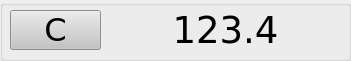
  <widget class="QGroupBox" name="groupBox_6">
   <property name="geometry">
    <rect>
     <x>0</x>
     <y>412</y>
     <width>351</width>
     <height>61</height>
    </rect>
   </property>
   <property name="font">
    <font>
     <family>DejaVu Sans</family>
     <pointsize>8</pointsize>
     <weight>50</weight>
     <italic>false</italic>
     <bold>false</bold>
    </font>
   </property>
   <property name="styleSheet">
    <string notr="true"/>
   </property>
   <property name="title">
    <string/>
   </property>
   <property name="PasswordLevel" stdset="0">
    <number>0</number>
   </property>
   <property name="Hide" stdset="0">
    <bool>true</bool>
   </property>
   <widget class="QHmiLabel" name="qHmiLabel_22">
    <property name="geometry">
     <rect>
      <x>120</x>
      <y>10</y>
      <width>211</width>
      <height>40</height>
     </rect>
    </property>
    <property name="font">
     <font>
      <family>DejaVu Sans</family>
      <pointsize>28</pointsize>
      <weight>50</weight>
      <italic>false</italic>
      <bold>false</bold>
     </font>
    </property>
    <property name="styleSheet">
     <string notr="true">font: 28pt &quot;DejaVu Sans&quot;;
color: rgb(0, 0, 0);</string>
    </property>
    <property name="text">
     <string>123.4</string>
    </property>
    <property name="alignment">
     <set>Qt::AlignCenter</set>
    </property>
    <property name="fieldName">
     <cstring>CONF1_AXIS_C.ABSPOS</cstring>
    </property>
    <property name="fieldValue">
     <cstring>123.4</cstring>
    </property>
    <property name="decimalCount">
     <cstring>1</cstring>
    </property>
    <property name="PasswordLevel" stdset="0">
     <number>0</number>
    </property>
    <property name="Hide" stdset="0">
     <bool>false</bool>
    </property>
   </widget>
   <widget class="QHmiLinkPage" name="QHmiLinkPage_13">
    <property name="geometry">
     <rect>
      <x>10</x>
      <y>10</y>
      <width>91</width>
      <height>40</height>
     </rect>
    </property>
    <property name="font">
     <font>
      <family>DejaVu Sans</family>
      <pointsize>24</pointsize>
      <weight>50</weight>
      <italic>false</italic>
      <bold>false</bold>
     </font>
    </property>
    <property name="styleSheet">
     <string notr="true">font:24pt &quot;DejaVu Sans&quot;;
background-color: rgb(196, 196, 196);
color: rgb(0, 0, 0);</string>
    </property>
    <property name="text">
     <string>C</string>
    </property>
    <property name="iconSize">
     <size>
      <width>120</width>
      <height>80</height>
     </size>
    </property>
    <property name="destinationPage">
     <cstring>c_management.ui</cstring>
    </property>
    <property name="stateField">
     <cstring>CONF1_G_B_MAN</cstring>
    </property>
    <property name="stateAction">
     <enum>QHmiLinkPage::Enable</enum>
    </property>
    <property name="PasswordLevel" stdset="0">
     <number>0</number>
    </property>
    <property name="Hide" stdset="0">
     <bool>true</bool>
    </property>
    <property name="Align left" stdset="0">
     <bool>false</bool>
    </property>
   </widget>
   <widget class="QHmiLabel" name="qHmiLabel_23">
    <property name="geometry">
     <rect>
      <x>220</x>
      <y>-50</y>
      <width>170</width>
      <height>54</height>
     </rect>
    </property>
    <property name="styleSheet">
     <string notr="true">font: 30pt &quot;DejaVu Sans&quot;;</string>
    </property>
    <property name="text">
     <string>123.4</string>
    </property>
    <property name="alignment">
     <set>Qt::AlignRight|Qt::AlignTrailing|Qt::AlignVCenter</set>
    </property>
    <property name="fieldName">
     <cstring>CONF1_AXIS_Y.ABSPOS</cstring>
    </property>
    <property name="fieldValue">
     <cstring>123.4</cstring>
    </property>
    <property name="decimalCount">
     <cstring>1</cstring>
    </property>
    <property name="PasswordLevel" stdset="0">
     <number>0</number>
    </property>
    <property name="Hide" stdset="0">
     <bool>true</bool>
    </property>
   </widget>
  </widget>
